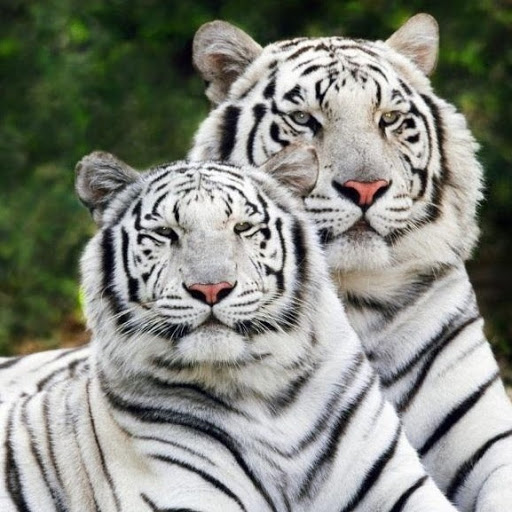
#> input picture NewProject/data/512/img1.jpg, 512 x 512 px, found by its file name
$ jupyter execute --allow-errors 'check results.ipynb'
#> lines starting #> are read from the running program, lines starting #| are printed output that depends on the picture
[cell 1]
import numpy as np
import matplotlib.pyplot as plt
import matplotlib.image as mpimg
import scipy.ndimage as sc

def rgb2gray(rgb):
    return np.dot(rgb[...,:3], [0.299, 0.587, 0.114])

[cell 2]
img = mpimg.imread('./512/img1.jpg')
#> img is the input picture: shape (512, 512, 3); mean R, G, B 132.5, 135.3, 126.7
gray = rgb2gray(img).astype(int)
#> in rgb2gray, `return np.dot(rgb[...,:3], [0.299, 0.587, 0.114])`:
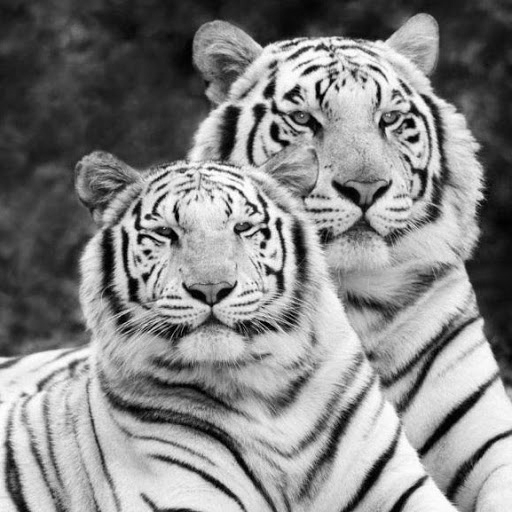
#> returned value: shape (512, 512) float64; min 0, max 255, mean 133.5
plt.imshow(gray, cmap = plt.get_cmap('gray'))
plt.show()

[cell 3]
folders = ['./512/','./1024/','./2048/']

[cell 4]
dirImg = ''
dirTxt = ''
#> (the rest of this cell did not finish here and is left out)

#> (a cell that did not finish here is left out)

#> (a cell that did not finish here is left out)

#> (a cell that did not finish here is left out)

#> (a cell that did not finish here is left out)

[cell 9]
img = mpimg.imread('./512/img3.jpg')
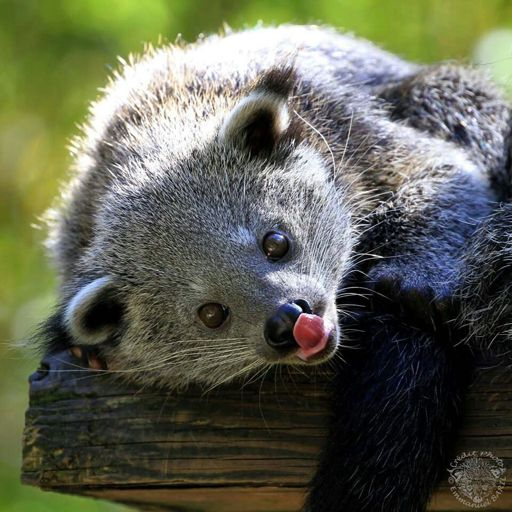
#> input picture NewProject/data/512/img3.jpg, 512 x 512 px, found by its file name
#> img is the input picture: shape (512, 512, 3); mean R, G, B 95.7, 98.8, 81.6
gray = rgb2gray(img).astype(int)
#> in rgb2gray (call 3), `return np.dot(rgb[...,:3], [0.299, 0.587, 0.114])`:
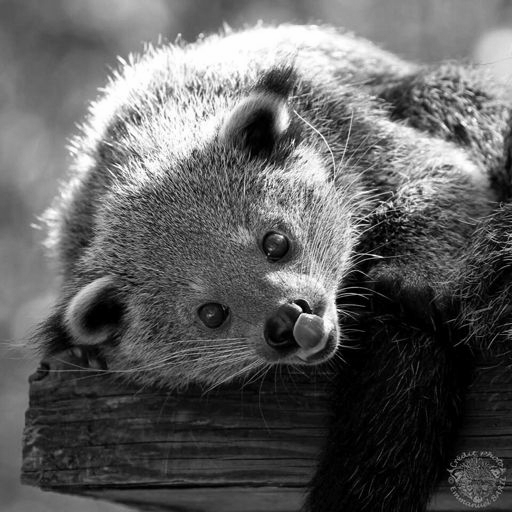
#> returned value: shape (512, 512) float64; min 0, max 255, mean 95.9
print(gray[5,5:10])
#| [83 84 84 84 84]

[cell 10]
b = np.array([[0, 1, 0],[1,-4,1],[0,1,0]])
g = np.array([[2,4,5,4,2],[4,9,12,9,4],[5,12,15,12,5],[4,9,12,9,4],[2,4,5,4,2]]) / 159
#b = np.array([[-1,-1,-1,],[-1,4,-1],[-1,-1,-1]])

c = np.zeros((512,512))
d = np.zeros((512,512))
sc.convolve(input=gray, weights=g, output=c)
c = c.astype(int)
sc.convolve(input=c, weights=b, output=d)
print(gray[5,5:10])
#| [83 84 84 84 84]
print(c[5,5:10])
print(d[5,5:10])

d = np.where(d>5,0,1)

[cell 11]
fig, ax = plt.subplots(figsize=(20,20))
ax.imshow(gray,cmap='gray')
fig, ax = plt.subplots(figsize=(20,20))
ax.imshow(d,cmap='binary')
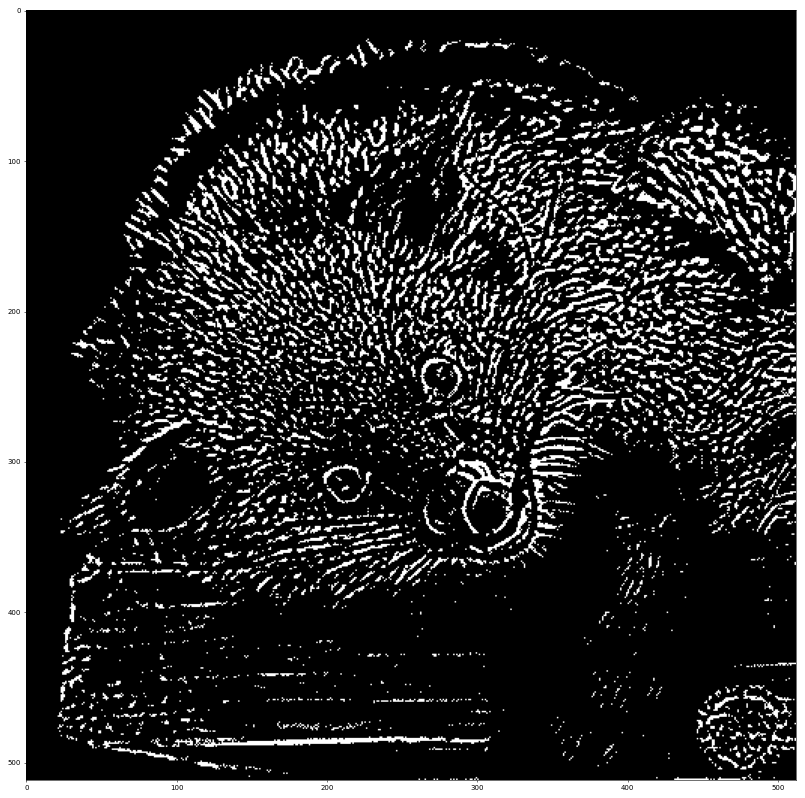
#> figure drawn by matplotlib, 1 panel

[cell 12]
import cv2
import numpy as np
from matplotlib import pyplot as plt
img = cv2.imread('./512/img3.jpg',0)
#> img: shape (512, 512); min 0, max 255, mean 95.9
edges = cv2.Canny(img,100,200)
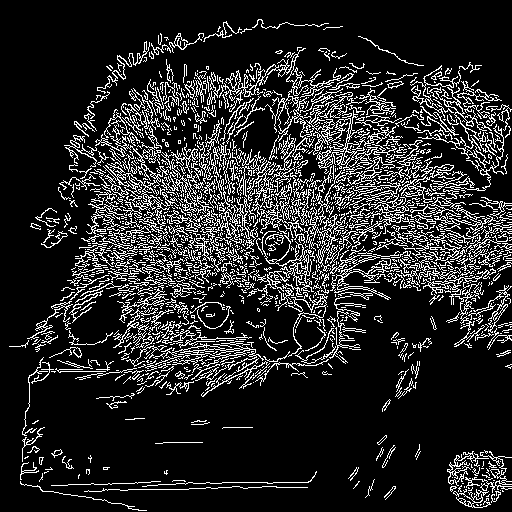
#> edges: shape (512, 512); 15.4% white in thin lines or dots


fig, ax = plt.subplots(figsize=(20,20))
ax.imshow(img,cmap='gray')
fig, ax = plt.subplots(figsize=(20,20))
ax.imshow(edges,cmap='gray')

plt.show()
